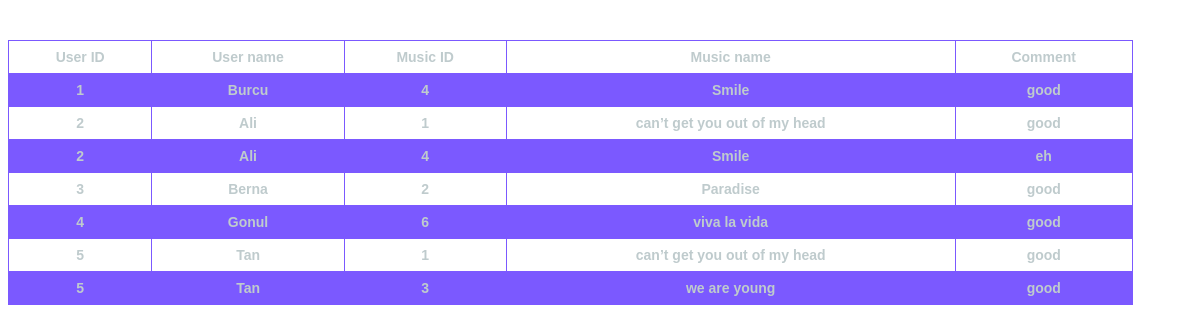
Screenshot of /user_panel_ispace/User_likeMusicsList.php with the database file from the repository.
### tables this page shows
CREATE TABLE `listen` (
  `user_id` int(11) NOT NULL,
  `music_id` int(11) NOT NULL,
  `music_like_date` date DEFAULT NULL,
  `music_comment` varchar(200) DEFAULT NULL
);

CREATE TABLE `users` (
  `user_id` int(11) NOT NULL,
  `user_name` varchar(50) NOT NULL,
  `user_email` varchar(100) NOT NULL,
  `login_password` varchar(20) NOT NULL
);

CREATE TABLE `music` (
  `music_id` int(11) NOT NULL,
  `music_title` varchar(100) DEFAULT NULL,
  `album_name` varchar(20) DEFAULT NULL,
  `music_release_date` date DEFAULT NULL,
  `music_cover_image` varchar(300) DEFAULT NULL,
  `music_preview` varchar(300) DEFAULT NULL,
  `music_link` varchar(300) DEFAULT NULL
);

### user_panel_ispace/User_likeMusicsList.php (the view, shortened to what this page needs)
<!DOCTYPE html>
<html>
<head>
</head>
<body>
<table>
<br>
<tr> <th>User ID</th> <th>User name</th>  <th>Music ID</th> <th>Music name</th> <th>Comment</th>  </tr>
<br>
<?php
include "connect.php";
$sql_statement = "SELECT U.user_id,U.user_name, M.music_id,M.music_title, L.music_comment
      FROM listen L, users U, music M
      WHERE L.user_id=U.user_id AND L.music_id=M.music_id ";
$result = mysqli_query($db, $sql_statement);
while($row = mysqli_fetch_assoc($result))
{
    $uid = $row['user_id'];
    $uname = $row['user_name'];
    $tvsid = $row['music_id'];
    $tvsname = $row['music_title'];
    $comment = $row['music_comment'];
    echo "<tr>" . "<th>".$uid."</th>" . "<th>".$uname."</th>" .
                  "<th>".$tvsid."</th>" . "<th>".$tvsname."</th>" .
                  "<th>".$comment."</th>" .  "</tr>"  ;
}
?>
</table>
</body>
</html>

### user_panel_ispace/User_likeMusicsList.php (style rules this page uses)
body { font-family: 'Fira Sans', sans-serif; font-weight: 400; font-size: 14px; color: #BFCBCD; text-decoration: none; }
table { font-family: arial, sans-serif; border-collapse: collapse; border: 1px solid black; width: 95%; color: #BFCBCD; }
th,td { border: 1px solid #7B59FF; text-align: left; padding: 8px; }
th { text-align: center; }
tr:nth-child(even) { background-color: #7B59FF; }

### rows the page displays
listen: user.user_id "1", user.user_name "Burcu", music.music_id "4", music.music_title "Smile", music_comment "good"
listen: user.user_id "2", user.user_name "Ali", music.music_id "1", music.music_title "can’t get you out of my head", music_comment "good"
listen: user.user_id "2", user.user_name "Ali", music.music_id "4", music.music_title "Smile", music_comment "eh"
listen: user.user_id "3", user.user_name "Berna", music.music_id "2", music.music_title "Paradise", music_comment "good"
listen: user.user_id "4", user.user_name "Gonul", music.music_id "6", music.music_title "viva la vida", music_comment "good"
listen: user.user_id "5", user.user_name "Tan", music.music_id "1", music.music_title "can’t get you out of my head", music_comment "good"
listen: user.user_id "5", user.user_name "Tan", music.music_id "3", music.music_title "we are young", music_comment "good"
